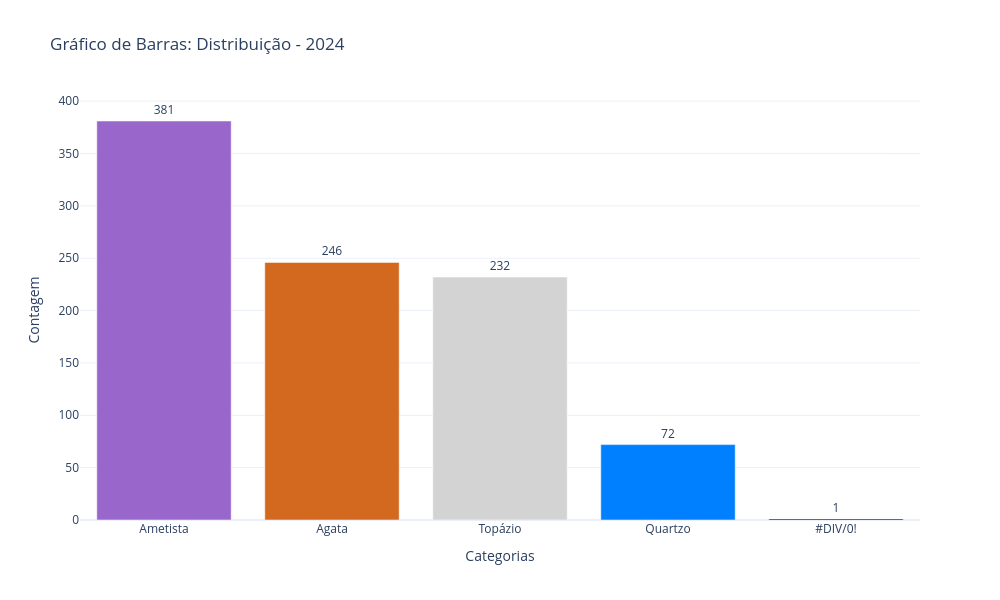

Notebook cell for this chart:
### Code cell
plot_exact_counter(size=(10, 6), x='Distribuição - 2023', y=df_2023['PEDRA_2023'].value_counts(), df=df_2023)

### Figure 1 — Plotly figure (JSON) as saved in the notebook; plotly's stock layout.template omitted (floating-point values rounded to 4 significant figures)
{"data": [{"marker": {"color": ["#9966CC", "#D2691E", "#D3D3D3", "#007FFF"]}, "text": [381.0, 246.0, 232.0, 72.0, 1.0], "textposition": "outside", "x": ["Ametista", "Agata", "Topázio", "Quartzo", "#DIV/0!"], "y": [381, 246, 232, 72, 1], "type": "bar"}], "layout": {"title": {"text": "Gráfico de Barras: Distribuição - 2024"}, "xaxis": {"title": {"text": "Categorias"}}, "yaxis": {"title": {"text": "Contagem"}, "tickformat": "d"}, "plot_bgcolor": "rgba(0,0,0,0)", "showlegend": false, "height": 600, "width": 1000}}
